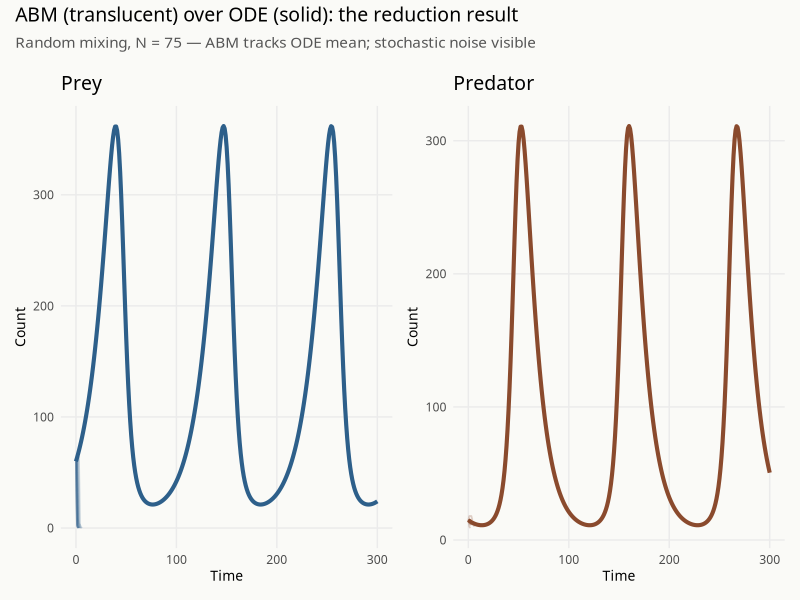
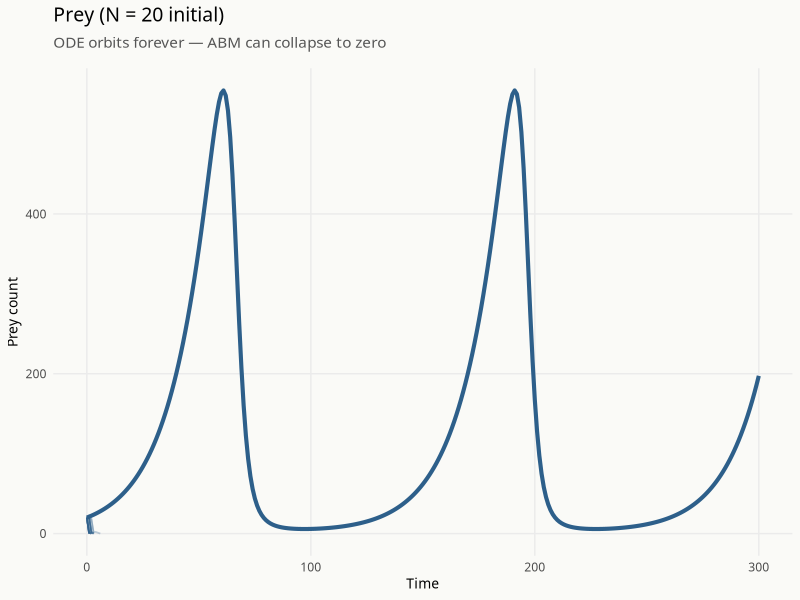
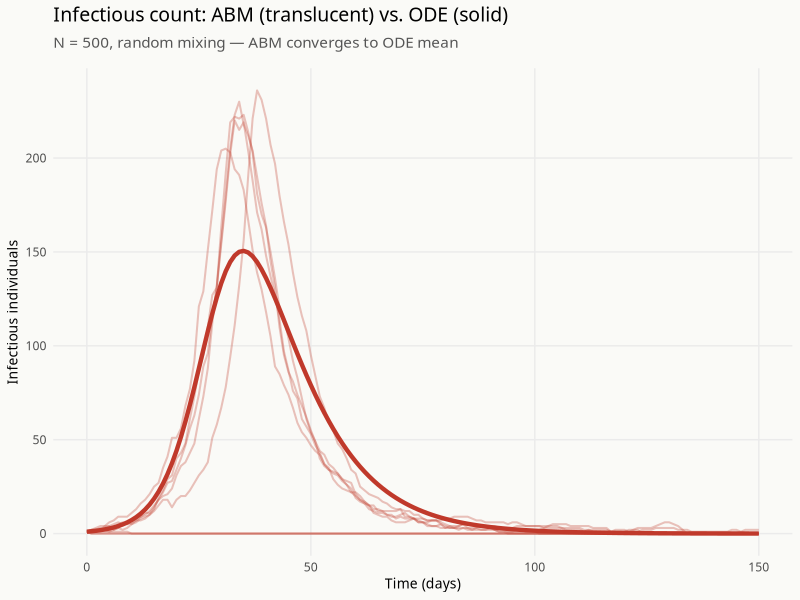
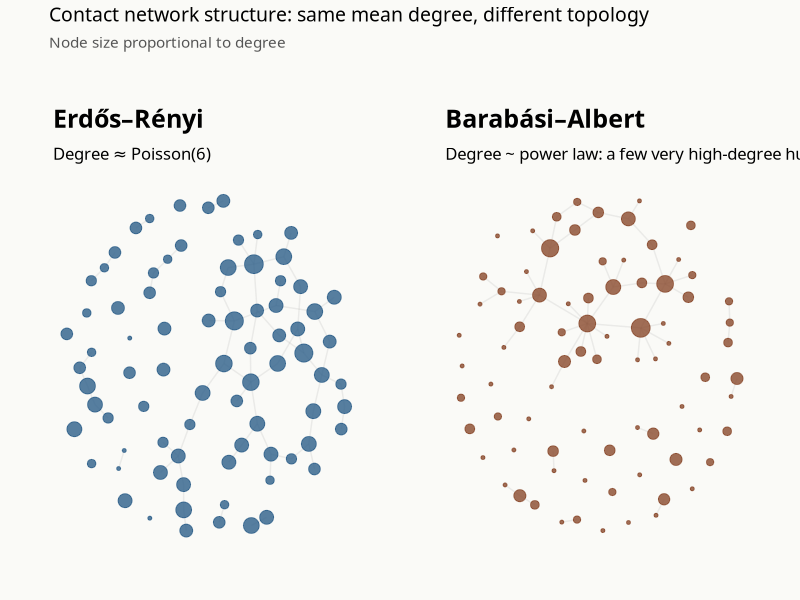

Source code (R) for these figures, in order: (Note: this script raises an error after producing the figures.)
## ---- chunk 1
knitr::opts_chunk$set(
  echo      = TRUE,
  warning   = FALSE,
  message   = FALSE,
  fig.retina = 3,
  fig.align  = "center"
)

library(tidyverse)
library(deSolve)
library(igraph)
library(tidygraph)
library(ggraph)
library(gganimate)
library(patchwork)

theme_set(
  theme_minimal(base_family = "Source Serif 4") +
    theme(
      plot.title       = element_text(family = "Raleway", face = "plain",
                                      size = 14, margin = margin(b = 8)),
      plot.subtitle    = element_text(family = "Source Serif 4", size = 11,
                                      color = "#555555", margin = margin(b = 12)),
      axis.title       = element_text(family = "Source Serif 4", size = 10),
      legend.position  = "bottom",
      panel.grid.minor = element_blank(),
      plot.background  = element_rect(fill = "#FAFAF7", color = NA)
    )
)

palette_ch2 <- c(
  prey        = "#2D5F8A",
  predator    = "#8A4A2D",
  susceptible = "#2D5F8A",
  infectious  = "#C0392B",
  recovered   = "#27AE60"
)
## ---- chunk 2
set.seed(42)  # for reproducibility; change to explore stochastic variation

# One timestep of the ABM
step_lv <- function(pop, p_birth, p_eat, p_death) {
  prey     <- filter(pop, type == "prey")
  predators <- filter(pop, type == "predator")

  # Rule 1: prey reproduction
  n_births <- rbinom(1, nrow(prey), p_birth)
  new_prey <- tibble(id   = max(pop$id) + seq_len(n_births),
                     type = "prey")

  # Rule 2: predation via random pairing
  n_pairs  <- min(nrow(predators), nrow(prey))
  if (n_pairs > 0) {
    prey_idx <- sample(nrow(prey), n_pairs, replace = FALSE)
    eaten    <- rbinom(n_pairs, 1, p_eat)
    prey     <- prey[-prey_idx[eaten == 1], ]
    n_new_pred <- sum(eaten)
    new_pred <- tibble(id   = max(pop$id) + nrow(new_prey) + seq_len(n_new_pred),
                       type = "predator")
  } else {
    new_pred <- tibble(id = integer(), type = character())
  }

  # Rule 3: predator death
  pred_survive <- predators[rbinom(nrow(predators), 1, 1 - p_death) == 1, ]

  bind_rows(prey, pred_survive, new_prey, new_pred)
}
## ---- chunk 3
# Run ABM for T timesteps, multiple replications
run_lv_abm <- function(T = 300, n_prey0 = 60, n_pred0 = 15,
                       p_birth = 0.06, p_eat = 0.04, p_death = 0.08,
                       seed_val = 42) {
  set.seed(seed_val)
  pop <- tibble(
    id   = seq_len(n_prey0 + n_pred0),
    type = c(rep("prey", n_prey0), rep("predator", n_pred0))
  )
  counts <- tibble(time = 0L,
                   prey = n_prey0, predator = n_pred0)
  for (t in seq_len(T)) {
    if (nrow(filter(pop, type == "prey")) == 0 ||
        nrow(filter(pop, type == "predator")) == 0) break
    pop <- step_lv(pop, p_birth, p_eat, p_death)
    counts <- add_row(counts, time = t,
                      prey     = sum(pop$type == "prey"),
                      predator = sum(pop$type == "predator"))
  }
  counts
}

# Run 10 replications
abm_runs <- map_dfr(1:10, ~ run_lv_abm(seed_val = .x) |> mutate(run = .x))
## ---- chunk 4
# ODE solution for comparison (matching ABM parameters approximately)
lotka_volterra <- function(t, state, parameters) {
  with(as.list(c(state, parameters)), {
    dN <- alpha * N - beta * N * P
    dP <- delta * N * P - gamma * P
    list(c(dN, dP))
  })
}
# Calibrate ODE parameters to match ABM rates roughly
params_ode <- c(alpha = 0.06, beta = 0.04/60, delta = 0.04/60, gamma = 0.08)
state0_ode <- c(N = 60, P = 15)
times_ode  <- seq(0, 300, by = 1)
lv_ode_df  <- as_tibble(as.data.frame(
  ode(y = state0_ode, times = times_ode,
      func = lotka_volterra, parms = params_ode)
))

p_prey <- ggplot() +
  # ABM ribbons — stochastic variation as translucent lines
  geom_line(data = abm_runs,
            aes(x = time, y = prey, group = run),
            color = "#2D5F8A", alpha = 0.25, linewidth = 0.6) +
  geom_line(data = lv_ode_df,
            aes(x = time, y = N),
            color = "#2D5F8A", linewidth = 1.4) +
  labs(title = "Prey", x = "Time", y = "Count")

p_pred <- ggplot() +
  geom_line(data = abm_runs,
            aes(x = time, y = predator, group = run),
            color = "#8A4A2D", alpha = 0.25, linewidth = 0.6) +
  geom_line(data = lv_ode_df,
            aes(x = time, y = P),
            color = "#8A4A2D", linewidth = 1.4) +
  labs(title = "Predator", x = "Time", y = "Count")

p_prey + p_pred +
  plot_annotation(
    title    = "ABM (translucent) over ODE (solid): the reduction result",
    subtitle = "Random mixing, N = 75 — ABM tracks ODE mean; stochastic noise visible"
  )
## ---- chunk 5
set.seed(99)
# Small-population ABM — extinction events become common
small_runs <- map_dfr(1:20, ~ run_lv_abm(
  T = 300, n_prey0 = 20, n_pred0 = 8,
  p_birth = 0.06, p_eat = 0.05, p_death = 0.08,
  seed_val = .x
) |> mutate(run = .x))

# ODE for small population — same parameters, same initial conditions
state0_small <- c(N = 20, P = 8)
lv_small_ode <- as_tibble(as.data.frame(
  ode(y = state0_small, times = times_ode,
      func = lotka_volterra, parms = params_ode)
))

p_extinct <- ggplot() +
  geom_line(data = small_runs,
            aes(x = time, y = prey, group = run),
            color = "#2D5F8A", alpha = 0.3, linewidth = 0.6) +
  geom_line(data = lv_small_ode,
            aes(x = time, y = N),
            color = "#2D5F8A", linewidth = 1.4) +
  labs(title = "Prey (N = 20 initial)",
       subtitle = "ODE orbits forever — ABM can collapse to zero",
       x = "Time", y = "Prey count")

p_extinct
## ---- chunk 6
set.seed(123)  # for reproducibility

# Agent-based SIR: random mixing version
# Each agent: id, status (S/I/R), days_infected
run_abm_sir <- function(N = 500, I0 = 1, beta = 0.3, gamma = 0.1,
                        T = 150, seed_val = 123) {
  set.seed(seed_val)
  agents <- tibble(
    id             = seq_len(N),
    status         = c(rep("I", I0), rep("S", N - I0)),
    days_infected  = c(rep(1L, I0), rep(0L, N - I0))
  )
  results <- tibble(time = 0L,
                    S = N - I0, I = I0, R = 0L)

  for (t in seq_len(T)) {
    infectious <- filter(agents, status == "I")
    susceptible <- filter(agents, status == "S")

    # Each infectious agent contacts a random susceptible
    if (nrow(infectious) > 0 && nrow(susceptible) > 0) {
      contacts  <- sample(susceptible$id,
                          min(nrow(infectious), nrow(susceptible)),
                          replace = FALSE)
      transmit  <- rbinom(length(contacts), 1, beta)
      new_I_ids <- contacts[transmit == 1]
      agents <- agents |>
        mutate(status = case_when(
          id %in% new_I_ids ~ "I",
          TRUE              ~ status
        ),
        days_infected = if_else(status == "I", days_infected + 1L, days_infected))
    }
    # Recovery
    agents <- agents |>
      mutate(status = case_when(
        status == "I" & rbinom(n(), 1, gamma) == 1 ~ "R",
        TRUE                                        ~ status
      ))
    results <- add_row(results, time = t,
                       S = sum(agents$status == "S"),
                       I = sum(agents$status == "I"),
                       R = sum(agents$status == "R"))
  }
  results
}

abm_sir_runs <- map_dfr(1:8, ~ run_abm_sir(seed_val = .x) |> mutate(run = .x))
## ---- chunk 7
sir_ode <- function(t, state, parameters) {
  with(as.list(c(state, parameters)), {
    list(c(-beta * S * I / N,
            beta * S * I / N - gamma * I,
            gamma * I))
  })
}
N_sir <- 500
params_sir_ode <- c(beta = 0.3, gamma = 0.1, N = N_sir)
state_sir_ode  <- c(S = N_sir - 1, I = 1, R = 0)
times_sir_ode  <- seq(0, 150, by = 1)
sir_ode_df <- as_tibble(as.data.frame(
  ode(y = state_sir_ode, times = times_sir_ode,
      func = sir_ode, parms = params_sir_ode)
))

ggplot() +
  geom_line(data = abm_sir_runs,
            aes(x = time, y = I, group = run),
            color = "#C0392B", alpha = 0.3, linewidth = 0.7) +
  geom_line(data = sir_ode_df,
            aes(x = time, y = I),
            color = "#C0392B", linewidth = 1.5) +
  labs(title    = "Infectious count: ABM (translucent) vs. ODE (solid)",
       subtitle = "N = 500, random mixing — ABM converges to ODE mean",
       x = "Time (days)", y = "Infectious individuals")
## ---- chunk 8
set.seed(77)  # for reproducibility
N_net  <- 300
k_mean <- 6   # mean degree for both networks

# Erdős-Rényi: random graph, Poisson degree distribution
er_graph <- sample_gnp(N_net, p = k_mean / (N_net - 1))

# Barabási-Albert: preferential attachment, power-law degree distribution
ba_graph <- sample_pa(N_net, m = k_mean / 2, directed = FALSE)

# Convert to tidygraph for visualization
er_tg <- as_tbl_graph(er_graph) |>
  mutate(degree = centrality_degree())
ba_tg <- as_tbl_graph(ba_graph) |>
  mutate(degree = centrality_degree())
## ---- chunk 9
set.seed(55)

# Subsample for visualization clarity
er_sub <- er_tg |> activate(nodes) |> slice_sample(n = 80)
ba_sub <- ba_tg |> activate(nodes) |> slice_sample(n = 80)

p_er <- ggraph(er_sub, layout = "fr") +
  geom_edge_link(alpha = 0.2, color = "#AAAAAA") +
  geom_node_point(aes(size = degree), color = "#2D5F8A", alpha = 0.8) +
  scale_size_continuous(range = c(1, 6), guide = "none") +
  labs(title = "Erdős–Rényi", subtitle = "Degree ≈ Poisson(6)") +
  theme_graph(base_family = "Source Serif 4") +
  theme(plot.background = element_rect(fill = "#FAFAF7", color = NA))

p_ba <- ggraph(ba_sub, layout = "fr") +
  geom_edge_link(alpha = 0.2, color = "#AAAAAA") +
  geom_node_point(aes(size = degree), color = "#8A4A2D", alpha = 0.8) +
  scale_size_continuous(range = c(1, 6), guide = "none") +
  labs(title = "Barabási–Albert", subtitle = "Degree ~ power law: a few very high-degree hubs") +
  theme_graph(base_family = "Source Serif 4") +
  theme(plot.background = element_rect(fill = "#FAFAF7", color = NA))

p_er + p_ba +
  plot_annotation(
    title = "Contact network structure: same mean degree, different topology",
    subtitle = "Node size proportional to degree"
  )
## ---- chunk 10
set.seed(101)  # for reproducibility

run_network_sir <- function(graph, N, beta = 0.15, gamma = 0.1,
                             T = 80, seed_val = 101) {
  set.seed(seed_val)
  status <- rep("S", N)
  # Infect one random node at t=0
  status[sample(N, 1)] <- "I"

  adj <- as_adjacency_list(graph)
  results <- tibble(time = 0L,
                    S = sum(status == "S"),
                    I = sum(status == "I"),
                    R = sum(status == "R"))

  for (t in seq_len(T)) {
    new_status <- status
    for (i in which(status == "I")) {
      # Transmission along edges only
      neighbors_i <- adj[[i]]
      suscept_nb  <- neighbors_i[status[neighbors_i] == "S"]
      if (length(suscept_nb) > 0) {
        transmit <- rbinom(length(suscept_nb), 1, beta)
        new_status[suscept_nb[transmit == 1]] <- "I"
      }
      # Recovery
      if (rbinom(1, 1, gamma) == 1) new_status[i] <- "R"
    }
    status <- new_status
    results <- add_row(results, time = t,
                       S = sum(status == "S"),
                       I = sum(status == "I"),
                       R = sum(status == "R"))
  }
  results
}

# Run on both network types, multiple replications
er_sir_runs <- map_dfr(1:10,
  ~ run_network_sir(er_graph, N_net, seed_val = .x) |> mutate(network = "Erdős-Rényi", run = .x))
ba_sir_runs <- map_dfr(1:10,
  ~ run_network_sir(ba_graph, N_net, seed_val = .x) |> mutate(network = "Barabási-Albert", run = .x))
network_sir_runs <- bind_rows(er_sir_runs, ba_sir_runs)
## ---- chunk 11
network_sir_runs |>
  ggplot(aes(x = time, y = I,
             color = network, group = interaction(network, run))) +
  geom_line(alpha = 0.35, linewidth = 0.7) +
  stat_summary(aes(group = network),
               fun = mean, geom = "line",
               linewidth = 1.6) +
  scale_color_manual(
    values = c("Erdős-Rényi" = "#2D5F8A",
               "Barabási-Albert" = "#8A4A2D"),
    name = NULL
  ) +
  labs(title    = "Epidemic curves by contact network topology",
       subtitle = "Same β, γ, N — thick lines are run averages",
       x = "Time (days)", y = "Infectious individuals") +
  theme(legend.position = "bottom")
